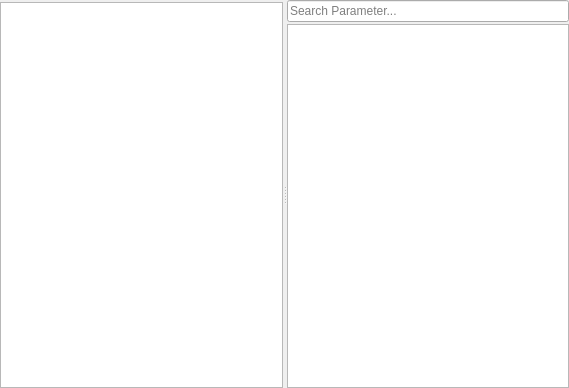
<?xml version="1.0" encoding="UTF-8"?>
<ui version="4.0">
 <class>gams::studio::option::ParamConfigEditor</class>
 <widget class="QWidget" name="gams::studio::option::ParamConfigEditor">
  <property name="geometry">
   <rect>
    <x>0</x>
    <y>0</y>
    <width>569</width>
    <height>388</height>
   </rect>
  </property>
  <property name="windowTitle">
   <string>Form</string>
  </property>
  <layout class="QVBoxLayout" name="verticalLayout">
   <property name="leftMargin">
    <number>0</number>
   </property>
   <property name="topMargin">
    <number>0</number>
   </property>
   <property name="rightMargin">
    <number>0</number>
   </property>
   <property name="bottomMargin">
    <number>0</number>
   </property>
   <item>
    <widget class="QSplitter" name="paramCfgSplitter">
     <property name="orientation">
      <enum>Qt::Horizontal</enum>
     </property>
     <widget class="QWidget" name="paramCfgOWidget" native="true">
      <layout class="QVBoxLayout" name="verticalLayout_9">
       <property name="spacing">
        <number>2</number>
       </property>
       <property name="leftMargin">
        <number>0</number>
       </property>
       <property name="topMargin">
        <number>0</number>
       </property>
       <property name="rightMargin">
        <number>0</number>
       </property>
       <property name="bottomMargin">
        <number>0</number>
       </property>
       <item>
        <widget class="QWidget" name="paramCfgCtrl" native="true">
         <layout class="QHBoxLayout" name="horizontalLayout">
          <property name="leftMargin">
           <number>0</number>
          </property>
          <property name="topMargin">
           <number>0</number>
          </property>
          <property name="rightMargin">
           <number>0</number>
          </property>
          <property name="bottomMargin">
           <number>0</number>
          </property>
         </layout>
        </widget>
       </item>
       <item>
        <widget class="QTableView" name="paramCfgTableView"/>
       </item>
      </layout>
     </widget>
     <widget class="QWidget" name="paramCfgWidget" native="true">
      <layout class="QVBoxLayout" name="verticalLayout_2">
       <property name="spacing">
        <number>2</number>
       </property>
       <property name="leftMargin">
        <number>0</number>
       </property>
       <property name="topMargin">
        <number>0</number>
       </property>
       <property name="rightMargin">
        <number>0</number>
       </property>
       <property name="bottomMargin">
        <number>0</number>
       </property>
       <item>
        <widget class="gams::studio::FilterLineEdit" name="paramCfgDefSearch">
         <property name="placeholderText">
          <string>Search Parameter...</string>
         </property>
        </widget>
       </item>
       <item>
        <widget class="QTreeView" name="paramCfgDefTreeView"/>
       </item>
      </layout>
     </widget>
    </widget>
   </item>
  </layout>
  <action name="actionInsert">
   <property name="icon">
    <iconset resource="../../icons/icons.qrc">
     <normaloff>:/solid/plus</normaloff>:/solid/plus</iconset>
   </property>
   <property name="text">
    <string>Insert</string>
   </property>
   <property name="toolTip">
    <string>Add/Insert new paramaeter</string>
   </property>
   <property name="shortcut">
    <string>Ctrl+Ins</string>
   </property>
  </action>
  <action name="actionDelete">
   <property name="icon">
    <iconset resource="../../icons/icons.qrc">
     <normaloff>:/solid/delete-all</normaloff>:/solid/delete-all</iconset>
   </property>
   <property name="text">
    <string>Delete</string>
   </property>
   <property name="toolTip">
    <string>Delete Parameter</string>
   </property>
   <property name="shortcut">
    <string>Ctrl+Del</string>
   </property>
  </action>
  <action name="actionMoveUp">
   <property name="icon">
    <iconset resource="../../icons/icons.qrc">
     <normaloff>:/solid/move-up</normaloff>:/solid/move-up</iconset>
   </property>
   <property name="text">
    <string>Move Up</string>
   </property>
   <property name="toolTip">
    <string>Move Up</string>
   </property>
   <property name="shortcut">
    <string>Ctrl+Up</string>
   </property>
  </action>
  <action name="actionMoveDown">
   <property name="icon">
    <iconset resource="../../icons/icons.qrc">
     <normaloff>:/solid/move-down</normaloff>:/solid/move-down</iconset>
   </property>
   <property name="text">
    <string>Move Down</string>
   </property>
   <property name="toolTip">
    <string>Move Down</string>
   </property>
   <property name="shortcut">
    <string>Ctrl+Down</string>
   </property>
  </action>
  <action name="actionSelectAll">
   <property name="text">
    <string>Select All</string>
   </property>
   <property name="toolTip">
    <string>Select All</string>
   </property>
   <property name="shortcut">
    <string>Ctrl+A</string>
   </property>
  </action>
  <action name="actionResize_Columns_To_Contents">
   <property name="text">
    <string>Resize Columns To Contents</string>
   </property>
   <property name="shortcut">
    <string>Ctrl+R</string>
   </property>
  </action>
  <action name="actionShow_Option_Definition">
   <property name="text">
    <string>Show Option Definition</string>
   </property>
   <property name="toolTip">
    <string>Show Option Definition</string>
   </property>
   <property name="shortcut">
    <string>Ctrl+F1</string>
   </property>
  </action>
  <action name="actionShowRecurrence">
   <property name="text">
    <string>Show all parameters of the same definition</string>
   </property>
   <property name="toolTip">
    <string>Show all parameters of the same definition</string>
   </property>
   <property name="shortcut">
    <string>Shift+F1</string>
   </property>
  </action>
  <action name="actionAdd_This_Parameter">
   <property name="icon">
    <iconset resource="../../icons/icons.qrc">
     <normaloff>:/solid/plus</normaloff>:/solid/plus</iconset>
   </property>
   <property name="text">
    <string>Add This Parameter</string>
   </property>
   <property name="shortcut">
    <string>Return</string>
   </property>
  </action>
  <action name="actionRemove_This_Parameter">
   <property name="icon">
    <iconset resource="../../icons/icons.qrc">
     <normaloff>:/solid/delete-all</normaloff>:/solid/delete-all</iconset>
   </property>
   <property name="text">
    <string>Remove This Parameter</string>
   </property>
   <property name="toolTip">
    <string>Remove This Parameter</string>
   </property>
   <property name="shortcut">
    <string>Del</string>
   </property>
  </action>
  <action name="actionSelect_Current_Row">
   <property name="text">
    <string>Select Current Row</string>
   </property>
   <property name="toolTip">
    <string>Select Current Row</string>
   </property>
   <property name="shortcut">
    <string>Ctrl+B</string>
   </property>
  </action>
 </widget>
 <customwidgets>
  <customwidget>
   <class>gams::studio::FilterLineEdit</class>
   <extends>QLineEdit</extends>
   <header>filterlineedit.h</header>
  </customwidget>
 </customwidgets>
 <resources>
  <include location="../../icons/icons.qrc"/>
 </resources>
 <connections/>
</ui>
